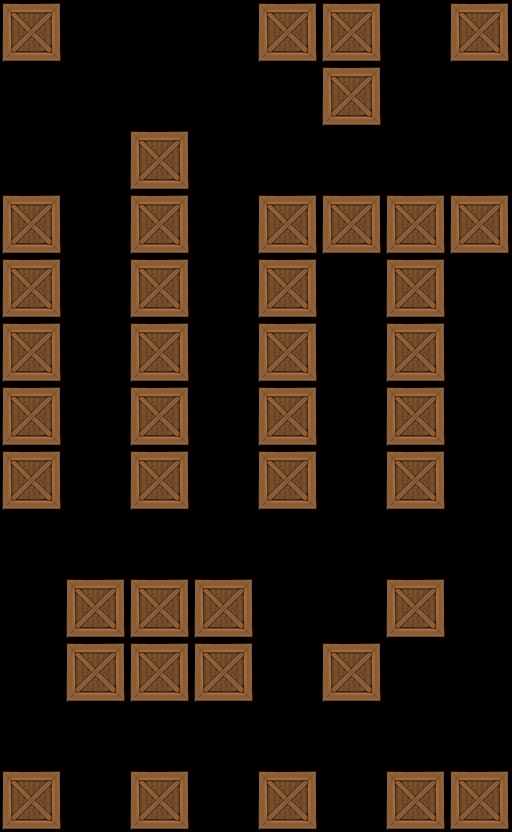

Tiled map render using the project's own tile images. Description and the map definition, with tile-layer contents summarised, below:
An orthogonal 8x13 tile map with 64x64 px tiles, 1 tile layer (Tile Layer 1).

<map version="1.0" orientation="orthogonal" width="8" height="13" tilewidth="64" tileheight="64">
 <tileset firstgid="1" name="crate" tilewidth="64" tileheight="64">
  <image source="../../crate2.png" width="64" height="64" />
 </tileset>
 <layer name="Tile Layer 1" width="8" height="13">
  <data>[104 cells, 41 non-empty, 1 distinct tile ids]</data>
 </layer>
</map>
